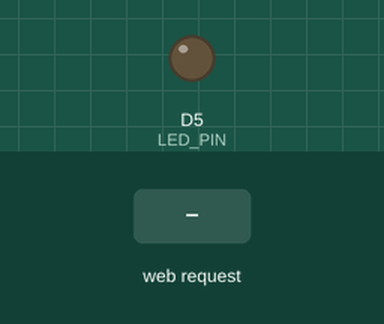
A sketch run on a simulated ESP8266 (NodeMCU). Parts: output pins drawn as LEDs (lit = HIGH). The inputs (shaded band) are chosen by the test bench. WiFi joins after 1.5 s; servers stay silent unless stated; what the sketch prints to the serial monitor is not drawn.

Above: at 3.8 s.
3.9 s: HTTP request GET /on received
At 5.1 s:
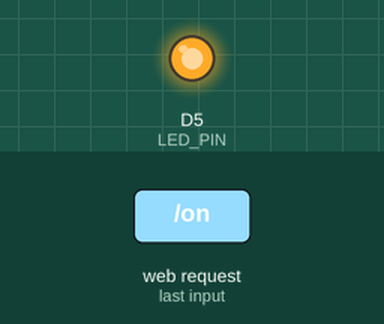
5.4 s: HTTP request GET /off received
At 6.5 s:
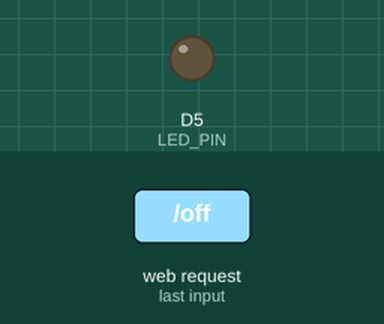
Timing chart, 0 to 8.4 s (numbered marks = the images above; inputs shaded):
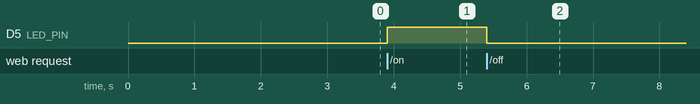

The sketch:

2-httpLed.ino
```cpp
/*
 * DBLab - DBServer
 * Oficina prática de Internet das Coisas
 *
 * 06/2018
 *
 *
 * EXERCÍCIO 2.2: SERVIÇO HTTP PARA CONTROLE DO LED
 *
 * Este código cria um serviço HTTP e conecta-se à rede Wi-Fi disponível.
 *
 * Uma página web estará disponível no IP correspondente ao dispositivo. Abra
 *   um navegador e digite o IP na barra de endereço.
 *
 * Aqui, continuamos usando os paradigmas de programação orientada a ojetos e
 *   programação orientada a eventos, como visto no exemplo anterior.
 *
 * A novidade é que agora a página, servida por este dispostivo, pode enviar
 *   requisições 'GET' ao servidor. Usaremos isto para controlar o estado de um LED.
 *
 * Procure pelos TODO's no código e complete com a função necessária para
 *   implementar a função referida.
 *
 */

#include <ESP8266WebServer.h>
#include "wifi.h"

#define LED_PIN D5

/* Define web server na porta 80 com HTTP */
ESP8266WebServer server(80);

/* Instancia o cliente Wi-Fi. */
WFclass wifi;

/* Função de configuração. Ela é executada uma única vez no início da execução
  *   do programa. */
void setup()
{
  pinMode(LED_PIN, OUTPUT);
  digitalWrite(LED_PIN, LOW);

  Serial.begin(9600);

  /* Configura o ESP8266 para atuar como cliente Wi-Fi. */
  wifi.setup();

  /* Registrando as funções de callback para as rotas desejadas: */
  server.on("/", handleRoot); /* Rota raiz. */
  server.on("/on", handleLedOn); /* Rota /on. */
  server.on("/off", handleLedOff); /* Rota /off. */

  /* Finalmente inicializa o servidor webserver, com as configurações feitas. */
  server.begin();
  Serial.println("Servidor HTTP rodando...");
}

/* Função de repetição. Ela fica sendo chamada repetidamente durante a execução
 *   do programa. */
void loop()
{
  server.handleClient();
}

/* Função chamada quando cliente faz requisição URI de '/',
 * ela envia o status HTTP 200 (OK) e um texto para o
 * browser ou cliente. (obs. status http 404 (error).) */
void handleRoot()
{
  String webString =
  "<!DOCTYPE HTML><html><head>"
  "<meta name='apple-mobile-web-app-capable' content='yes'>"
  "<style>body{background-color:#4285F4;font-size:60px;font-family:verdana;}</style>"
  "<script>"
  "function on(){window.location.assign('/on')}"
  "function off(){window.location.assign('/off')}"
  "</script>"
  "</head>"
  "<body><center>"
  "<div><bold>DBLab</bold></br>Oficina de Internet das Coisas</div>"
  "</br><div><input type='button' style='font-size:80px' value='on' onclick='on()'></br>"
  "<input type='button' style='font-size:80px' value='off' onclick='off()'></div>"
  "</center></body></html>";
  server.send(200, "text/html", webString);
}

/* Função (callback) que é executada quando a rota '/on' é acessada. Neste caso,
 *   o LED está sendo ligado. */
void handleLedOn()
{
  digitalWrite(LED_PIN, HIGH);
  handleRoot();
}

/* Função (callback) que é executada quando a rota '/off' é acessada. Neste caso,
 *   o LED está sendo desligado. */
void handleLedOff()
{
  digitalWrite(LED_PIN, LOW);
  handleRoot();
}
```

wifi.cpp
```cpp
/*
 * DBLab - DBServer
 * Oficina prática de Internet das Coisas
 *
 * 06/2018
 *
 * Arquivo .cpp, implementação da classe wifi.
 *
 */

#include "wifi.h"

/* Contrutor da classe. Não faz nada, só instancia o objeto */
WFclass::WFclass(){}

/* Inicia a conexão do cliente Wi-Fi com a rede disponível no local. */
void WFclass::setup()
{
  delay(1000);
  Serial.print("Conectando na rede: ");
  Serial.println(c_ssid);

  /* Inicia o cliente Wi-Fi, conectando à rede especificada, de acordo com
   *   as credenciais de acessi (SSID e senha). */
  status = WiFi.begin(c_ssid, c_pass);

  /* O ESP tende a demorar para conectar em redes instáveis. Quando isto
   *   ocorre, a melhor alternativa é causar um reset na placa e tentar
   *   novamente. Isto é o que o código abaixo faz. */
  for(int count=0; count<=10; count++)
  {
    if(WiFi.status() == WL_CONNECTED)
      break;

    delay(500);
    Serial.print(".");

    if(count==10)
    {
      Serial.println(" desisto :(");
      ESP.restart();
    }
  }

  Serial.println("Conectado: ");
  Serial.print(" MAC: ");
  Serial.println(WiFi.macAddress());
  Serial.print(" IP: ");
  Serial.println(WiFi.localIP());
  Serial.print(" Subrede: ");
  Serial.println(WiFi.subnetMask());
  Serial.print(" Gateway: ");
  Serial.println(WiFi.gatewayIP());
  Serial.print(" DNS: ");
  Serial.println(WiFi.dnsIP());
  Serial.print(" Canal: ");
  Serial.println(WiFi.channel());
  Serial.print(" Status: ");
  Serial.println(WiFi.status());
}
```

wifi.h
```cpp
/*
 * DBLab - DBServer
 * Oficina prática de Internet das Coisas
 *
 * 06/2018
 *
 * Arquivo .h, header, define da interface dos
 * metodos publicos, variáveris e constantes
 * privadas da classe wifi.
 *
 */

#ifndef wifi_h
#define wifi_h

#include <ESP8266WiFi.h>
#include <WiFiClient.h>

class WFclass
{
    public:
      WFclass();
      /* Inicia a conexão do cliente Wi-Fi com a rede disponível no local. */
      void setup();

    private:
      const char* c_ssid = "DBDevices"; //"DBLABDevices"
      const char* c_pass = "!mP@db@dM"; //"@rdu!n0$"

      int status;
};

#endif
```

Measured:
- after the input at 3.9 s, D5 (LED_PIN): LOW → HIGH at once
- after the input at 5.4 s, D5 (LED_PIN): HIGH → LOW at once
